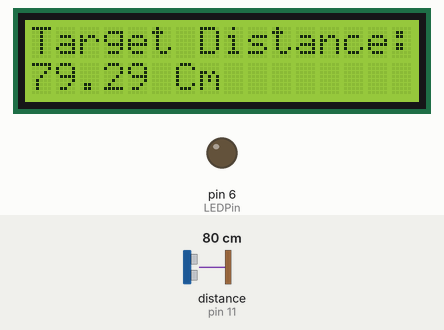
Recording of a sketch running on a simulated Arduino Uno, built with avr-gcc and run on an emulated ATmega328P. Parts: 16×2 character LCD, output pins drawn as LEDs (lit = HIGH). The inputs (shaded band) are chosen by the test bench; at power-on: distance to the obstacle (sensor on pin 11) 80 cm. The echo pulse lasts 58.3 µs per cm; pins used as bus, display or sensor lines are not drawn; what the sketch prints to the serial monitor is not drawn.

Above: at 1.2 s.
1.3 s: distance to the obstacle (sensor on pin 11) set to 12 cm
At 2.0 s:
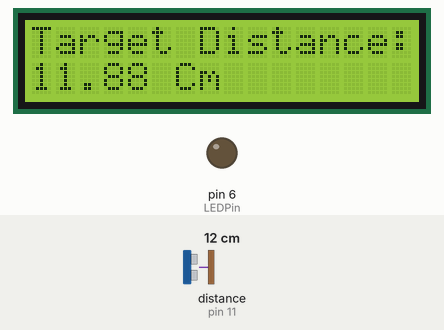
2.8 s: distance to the obstacle (sensor on pin 11) set to 9 cm
At 3.9 s:
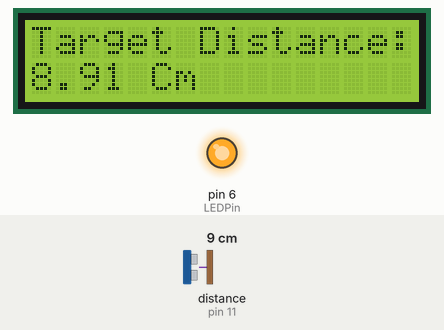
4.4 s: distance to the obstacle (sensor on pin 11) set to 2 cm
At 5.6 s:
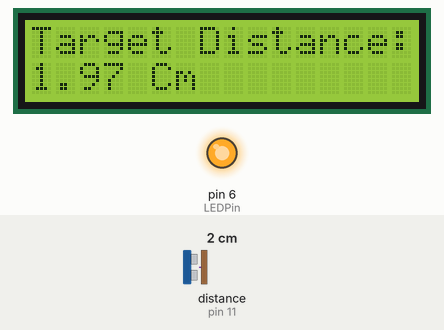
Timing chart, 0 to 7.4 s (numbered marks = the images above; inputs shaded):
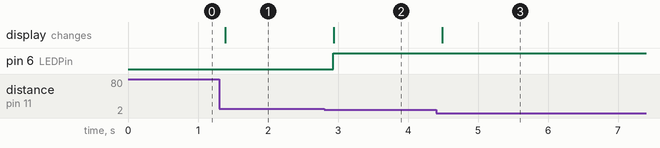

The sketch:

LCD_Distancemeasure.ino
```cpp
/* Distance Measurement Ultrasonic Sensor
Sensor is interfaced to Arduino Uno R3 and output is displayed on 16*2 LCD*/

#include<LiquidCrystal.h>//include LCD library
LiquidCrystal myLCD(10,9,5,4,3,2);//naming the LCD object telling arduino how we hooked LCD
int trigPin=13;//trig Pin of Sensor to 13
int echoPin=11;//Eccho pin of sensorcto 11
int LEDPin=6;//LED indicator Pin
long duration;//to calculate pulse duration
double distance;//to calculate distance
void setup() {
 pinMode(trigPin,OUTPUT);//trig output port
 pinMode(echoPin,INPUT);//EchoPin INPUT
 pinMode(LEDPin,OUTPUT);//Indication of traget
 myLCD.begin(16,2);//LCD 16*2(column by Row)
 myLCD.setCursor(0,0);//set LCD cursor to Row0Cloumn0 i.e at start
 myLCD.print("Target Distance:  ");//what to print in LCD

}

void loop() {
    //starting the pulse LOW HIGH LOW HIGH
    Serial.begin(9600);
  digitalWrite(trigPin,LOW);//creating Low trig
  delayMicroseconds(2000);
  //now will set the trigger pin high
  digitalWrite(trigPin,HIGH);//creating High
  delayMicroseconds(2000);
  digitalWrite(trigPin,LOW);//creating LOW trig
 //now will read the input from echo pin and measure
duration = pulseIn(echoPin, HIGH);
// Calculating the distance
distance= duration*0.034/2.;
if(distance<10.0){
      digitalWrite(LEDPin,HIGH);//target is too close
      Serial.println("On");
    }
    if(distance>10.0){
      digitalWrite(LEDPin,LOW);//target id not in close zone
    }
    myLCD.setCursor(0,1);  //Set cursor to first column of second row
    myLCD.print("             "); //Print blanks to clear the row
    myLCD.setCursor(0,1);//set cursor to first column and 0 row
    myLCD.print(distance);//printing distance
    myLCD.print(" Cm");//Unit of distance
    delay(250);//delay to avoid jittery display

  }
```

Measured:
- the behaviour switches between 11 and 10 cm on distance to the obstacle (sensor on pin 11) (found by bisection; images 1 and 2)
- after the input at 1.3 s, the display: changes after 0.09 s (image 1)
- after the input at 2.8 s, pin 6 (LEDPin): LOW → HIGH after 0.13 s; the display: changes after 0.14 s (image 2)
- after the input at 4.4 s, the display: changes after 0.09 s (image 3)
